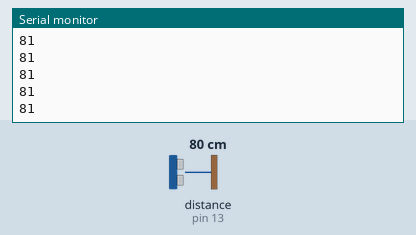
This sketch was run on a simulated Arduino Uno, built with avr-gcc and run on an emulated ATmega328P. Parts: the last lines printed to the serial monitor. Wiring (inferred from the names in the program): ultrasonic range finder: trigger pin 12; echo pin 13. The test bench sets the inputs (shaded band); at power-on: distance to the obstacle (sensor on pin 13) 80 cm. The echo pulse lasts 58.3 µs per cm.

Above: at 1.2 s.
1.3 s: distance to the obstacle (sensor on pin 13) set to 2 cm
At 2.4 s:
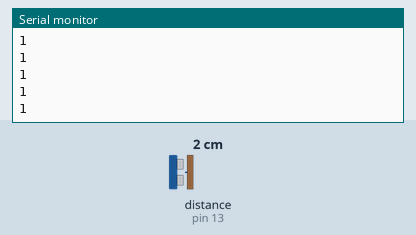
2.8 s: distance to the obstacle (sensor on pin 13) set to 4 cm
At 3.5 s:
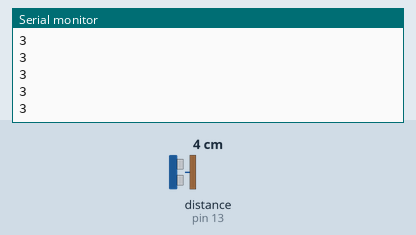
Timing chart, 0 to 5.8 s (numbered marks = the images above; inputs shaded):
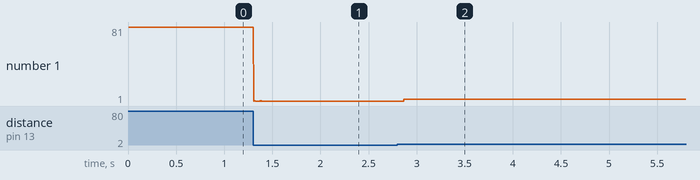

The sketch:

HC-SR04.ino
```cpp
int trig=12;
int echo=13;
int distance;

long get_distance() {
  digitalWrite(trig, LOW);
  delayMicroseconds(2);
  digitalWrite(trig, HIGH);
  delayMicroseconds(10);
  digitalWrite(trig, LOW);
  return pulseIn(echo, HIGH)*0.035/2;
}
void setup() {
  Serial.begin(9600);
  pinMode(trig,OUTPUT);
  pinMode(echo,INPUT);
}

void loop() {
  distance=get_distance();
  Serial.println(distance);
}
```

Measured:
- after the input at 1.3 s, the serial monitor: prints a new line at once (image 1)
- after the input at 2.8 s, the serial monitor: prints a new line after 0.07 s (image 2)
- plotted number 1: 81 → 1 after the input at 1.3 s, 1 → 3 after the input at 2.8 s
